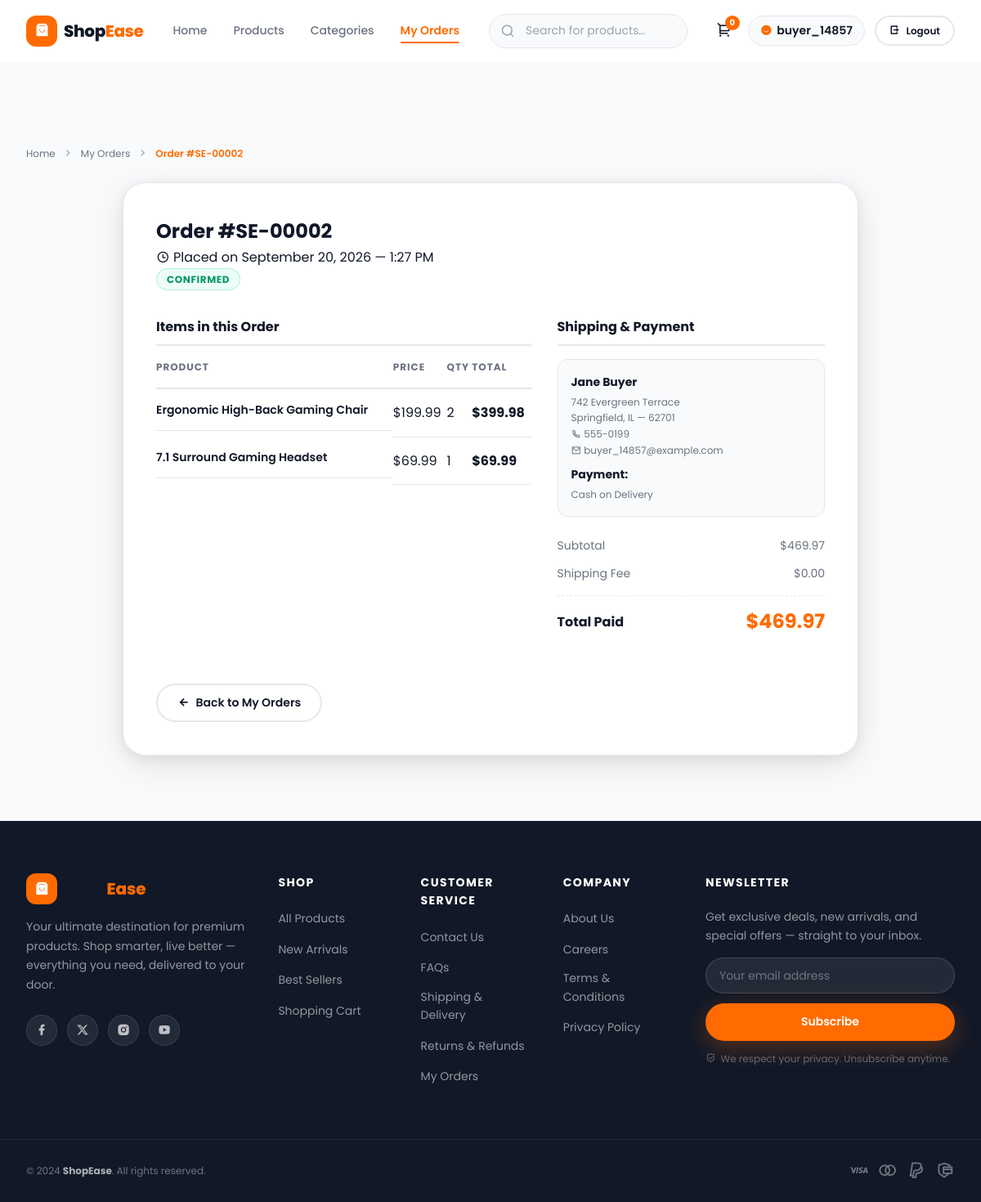
Page /my-orders/2/ (signed in) on the committed database.
### store/models.py (models this page shows, shortened)
class Order(models.Model):
    user = models.ForeignKey(User, on_delete=models.CASCADE, related_name='orders')
    full_name = models.CharField(max_length=150)
    email = models.EmailField()
    phone = models.CharField(max_length=20)
    address = models.TextField()
    city = models.CharField(max_length=100)
    state = models.CharField(max_length=100)
    pincode = models.CharField(max_length=20)
    total_amount = models.DecimalField(max_digits=10, decimal_places=2)
    shipping_fee = models.DecimalField(max_digits=10, decimal_places=2, default=0.00)
    payment_method = models.CharField(max_length=50, default='Cash on Delivery')
    status = models.CharField(max_length=20, choices=ORDER_STATUS_CHOICES, default='Confirmed')
    created_at = models.DateTimeField(auto_now_add=True)
    class Meta:
        ordering = ['-created_at']
    @property
    def subtotal(self):
        return self.total_amount - self.shipping_fee

class OrderItem(models.Model):
    order = models.ForeignKey(Order, on_delete=models.CASCADE, related_name='items')
    product = models.ForeignKey(Product, on_delete=models.SET_NULL, null=True, blank=True)
    product_name = models.CharField(max_length=200)
    price = models.DecimalField(max_digits=10, decimal_places=2)
    quantity = models.PositiveIntegerField(default=1)
    @property
    def get_total(self):
        return self.price * self.quantity

### store/views.py (the view)
# urls.py: path('my-orders/<int:order_id>/', views.order_detail, name='order_detail'),
@login_required(login_url='login')
def order_detail(request, order_id):
    order = get_object_or_404(Order, id=order_id, user=request.user)
    context = {
        'page_title': f'Order #{order.id} Details – ShopEase',
        'order': order,
    }
    return render(request, 'store/order_detail.html', context)

### store/cart.py (called while the page is built, shortened)
def get_cart(request):
    cart = request.session.get(CART_SESSION_ID)
    if not cart:
        cart = request.session[CART_SESSION_ID] = {}
    return cart

def get_cart_details(request):
    cart = get_cart(request)
    items = []
    subtotal = Decimal('0.00')
    total_count = 0
    shipping_fee = Decimal('0.00') if (subtotal >= Decimal('49.00') or subtotal == Decimal('0.00')) else Decimal('4.99')
    grand_total = subtotal + shipping_fee
    return {
        'items': items,
        'subtotal': subtotal,
        'shipping_fee': shipping_fee,
        'grand_total': grand_total,
        'total_count': total_count,
        'free_shipping_eligible': subtotal >= Decimal('49.00'),
        'away_from_free_shipping': max(Decimal('0.00'), Decimal('49.00') - subtotal),
    }

### store/context_processors.py (called while the page is built)
def cart_context(request):
    try:
        cart_info = get_cart_details(request)
        return {
            'cart_count': cart_info['total_count'],
            'cart_grand_total': cart_info['grand_total'],
        }
    except Exception:
        return {
            'cart_count': 0,
            'cart_grand_total': 0,
        }

### templates/store/order_detail.html (shortened to what this page needs)
{% extends 'base.html' %}
{% load static %}
{% block content %}
<section class="order-detail-section section">
    <div class="container">
        <nav class="breadcrumbs" aria-label="Breadcrumb" style="margin-bottom: var(--space-6);">
            <a href="{% url 'home' %}" class="breadcrumb-item">Home</a>
            <span class="breadcrumb-separator"><i class="ri-arrow-right-s-line"></i></span>
            <a href="{% url 'my_orders' %}" class="breadcrumb-item">My Orders</a>
            <span class="breadcrumb-separator"><i class="ri-arrow-right-s-line"></i></span>
            <span class="breadcrumb-item active">Order #SE-{{ order.id|stringformat:"05d" }}</span>
        </nav>
        <div class="order-detail-card reveal-fade-up">
            <div class="order-header-row">
                <div>
                    <h1 class="order-title">Order #SE-{{ order.id|stringformat:"05d" }}</h1>
                    <p class="order-sub"><i class="ri-time-line"></i> Placed on {{ order.created_at|date:"F j, Y — g:i A" }}</p>
                </div>
                <div class="status-badge status-badge--{{ order.status|lower }}">
                    {{ order.status }}
                </div>
            </div>
            <div class="order-details-grid" style="margin-top: var(--space-8);">
                <div class="order-items-col">
                    <h3 class="col-title">Items in this Order</h3>
                    <table class="cart-table cart-table--simple">
                        <thead>
                            <tr>
                                <th>Product</th>
                                <th>Price</th>
                                <th>Qty</th>
                                <th>Total</th>
                            </tr>
                        </thead>
                        <tbody>
                            {% for item in order.items.all %}
                                <tr>
                                    <td class="cart-item-product">
                                        <div class="cart-item-meta">
                                            {% if item.product %}
                                                <a href="{% url 'product_detail' item.product.id %}" class="cart-item-title">{{ item.product_name }}</a>
                                            {% else %}
                                                <span class="cart-item-title">{{ item.product_name }}</span>
                                            {% endif %}
                                        </div>
                                    </td>
                                    <td>${{ item.price }}</td>
                                    <td>{{ item.quantity }}</td>
                                    <td style="font-weight: 700; color: var(--color-navy);">${{ item.get_total|floatformat:2 }}</td>
                                </tr>
                            {% endfor %}
                        </tbody>
                    </table>
                </div>
                <div class="order-shipping-col">
                    <h3 class="col-title">Shipping &amp; Payment</h3>
                    <div class="address-box">
                        <strong>{{ order.full_name }}</strong>
                        <p>{{ order.address }}</p>
                        <p>{{ order.city }}, {{ order.state }} — {{ order.pincode }}</p>
                        <p><i class="ri-phone-line"></i> {{ order.phone }}</p>
                        <p><i class="ri-mail-line"></i> {{ order.email }}</p>
                        <p style="margin-top: 8px;"><strong>Payment:</strong> {{ order.payment_method }}</p>
                    </div>
                    <div class="order-total-summary">
                        <div class="summary-line">
                            <span>Subtotal</span>
                            <span>${{ order.subtotal|floatformat:2 }}</span>
                        </div>
                        <div class="summary-line">
                            <span>Shipping Fee</span>
                            <span>${{ order.shipping_fee|floatformat:2 }}</span>
                        </div>
                        <div class="summary-line summary-line--total">
                            <span>Total Paid</span>
                            <span class="total-price">${{ order.total_amount|floatformat:2 }}</span>
                        </div>
                    </div>
                </div>
            </div>
            <div class="order-detail-footer-actions">
                <a href="{% url 'my_orders' %}" class="btn btn--ghost">
                    <i class="ri-arrow-left-line"></i> Back to My Orders
                </a>
            </div>
        </div>
    </div>
</section>
{% endblock %}

### templates/base.html (shortened to what this page needs)
{% load static %}
<!DOCTYPE html>
<html lang="en">
<head>
    <link href="https://cdn.jsdelivr.net/npm/remixicon@4.2.0/fonts/remixicon.css" rel="stylesheet">
    <link rel="stylesheet" href="{% static 'css/style.css' %}">
</head>
<body>
    <header class="navbar" id="navbar" role="banner">
        <div class="navbar__inner container">
            <a href="{% url 'home' %}" class="navbar__logo" aria-label="ShopEase Home">
                <span class="logo-icon"><i class="ri-shopping-bag-3-fill"></i></span>
                <span class="logo-text">Shop<span class="logo-accent">Ease</span></span>
            </a>
            <nav class="navbar__links" aria-label="Main Navigation">
                <a href="{% url 'home' %}" class="nav-link {% if request.resolver_match.url_name == 'home' %}active{% endif %}" id="nav-home">Home</a>
                <a href="{% url 'products' %}" class="nav-link {% if request.resolver_match.url_name == 'products' or request.resolver_match.url_name == 'product_detail' %}active{% endif %}" id="nav-products">Products</a>
                <a href="{% url 'home' %}#categories" class="nav-link" id="nav-categories">Categories</a>
                {% if user.is_authenticated %}
                    <a href="{% url 'my_orders' %}" class="nav-link {% if request.resolver_match.url_name == 'my_orders' or request.resolver_match.url_name == 'order_detail' %}active{% endif %}" id="nav-orders">My Orders</a>
                {% endif %}
            </nav>
            <form action="{% url 'products' %}" method="GET" class="navbar__search" role="search">
                <input type="search" name="q" value="{{ search_query|default:'' }}" id="search-input" class="search-input" placeholder="Search for products…" aria-label="Search products">
            </form>
            <div class="navbar__actions">
                <a href="{% url 'cart_detail' %}" class="btn-icon cart-btn" id="cart-btn" aria-label="Shopping cart, {{ cart_count|default:0 }} items">
                    <i class="ri-shopping-cart-2-line"></i>
                    <span class="cart-badge" id="cart-badge" aria-live="polite">{{ cart_count|default:0 }}</span>
                </a>
                {% if user.is_authenticated %}
                    <div class="user-menu">
                        <span class="user-greeting" title="{{ user.username }}"><i class="ri-user-smile-fill"></i> {{ user.username }}</span>
                        <a href="{% url 'logout' %}" class="btn btn--ghost btn--sm" id="logout-btn"><i class="ri-logout-box-r-line"></i> Logout</a>
                    </div>
                {% else %}
                    <a href="{% url 'login' %}" class="btn btn--ghost" id="login-btn">Login</a>
                    <a href="{% url 'register' %}" class="btn btn--primary" id="register-btn">Register</a>
                {% endif %}
            </div>
        </div>
    </header>
    <main id="main-content">
        {% block content %}{% endblock %}
    </main>
    <footer class="footer" id="about">
        <div class="footer__top container">
            <div class="footer__col footer__brand">
                <a href="{% url 'home' %}" class="footer__logo" aria-label="ShopEase">
                    <span class="logo-icon"><i class="ri-shopping-bag-3-fill"></i></span>
                    <span class="logo-text">Shop<span class="logo-accent">Ease</span></span>
                </a>
                <p class="footer__desc">Your ultimate destination for premium products. Shop smarter, live better — everything you need, delivered to your door.</p>
                <div class="footer__social">
                    <a href="#" class="social-link" aria-label="Facebook"><i class="ri-facebook-fill"></i></a>
                    <a href="#" class="social-link" aria-label="Twitter"><i class="ri-twitter-x-fill"></i></a>
                    <a href="#" class="social-link" aria-label="Instagram"><i class="ri-instagram-fill"></i></a>
                    <a href="#" class="social-link" aria-label="YouTube"><i class="ri-youtube-fill"></i></a>
                </div>
            </div>
            <div class="footer__col">
                <h4 class="footer__heading">Shop</h4>
                <ul class="footer__list">
                    <li><a href="{% url 'products' %}" class="footer__link">All Products</a></li>
                    <li><a href="{% url 'products' %}?sort=newest" class="footer__link">New Arrivals</a></li>
                    <li><a href="{% url 'products' %}?sort=rating" class="footer__link">Best Sellers</a></li>
                    <li><a href="{% url 'cart_detail' %}" class="footer__link">Shopping Cart</a></li>
                </ul>
            </div>
            <div class="footer__col">
                <h4 class="footer__heading">Customer Service</h4>
                <ul class="footer__list">
                    <li><a href="#" class="footer__link">Contact Us</a></li>
                    <li><a href="#" class="footer__link">FAQs</a></li>
                    <li><a href="#" class="footer__link">Shipping &amp; Delivery</a></li>
                    <li><a href="#" class="footer__link">Returns &amp; Refunds</a></li>
                    {% if user.is_authenticated %}
                        <li><a href="{% url 'my_orders' %}" class="footer__link">My Orders</a></li>
                    {% endif %}
                </ul>
            </div>
            <div class="footer__col">
                <h4 class="footer__heading">Company</h4>
                <ul class="footer__list">
                    <li><a href="#" class="footer__link">About Us</a></li>
                    <li><a href="#" class="footer__link">Careers</a></li>
                    <li><a href="#" class="footer__link">Terms &amp; Conditions</a></li>
                    <li><a href="#" class="footer__link">Privacy Policy</a></li>
                </ul>
            </div>
            <div class="footer__col footer__newsletter">
                <h4 class="footer__heading">Newsletter</h4>
                <p class="footer__newsletter-text">Get exclusive deals, new arrivals, and special offers — straight to your inbox.</p>
                <form class="newsletter-form" id="newsletter-form" novalidate aria-label="Newsletter signup">
                    <input type="email" class="newsletter-input" id="newsletter-email" placeholder="Your email address" aria-label="Email address" required>
                    <button type="submit" class="btn btn--primary newsletter-btn" id="newsletter-submit">Subscribe</button>
                </form>
                <p class="footer__newsletter-note"><i class="ri-shield-check-line"></i> We respect your privacy. Unsubscribe anytime.</p>
            </div>
        </div>
        <div class="footer__bottom">
            <div class="container footer__bottom-inner">
                <p class="footer__copy">&copy; 2024 <strong>ShopEase</strong>. All rights reserved.</p>
                <div class="footer__payment">
                    <span class="payment-icon" title="Visa"><i class="ri-visa-line"></i></span>
                    <span class="payment-icon" title="Mastercard"><i class="ri-mastercard-line"></i></span>
                    <span class="payment-icon" title="PayPal"><i class="ri-paypal-line"></i></span>
                    <span class="payment-icon" title="Secure Payment"><i class="ri-secure-payment-line"></i></span>
                </div>
            </div>
        </div>
    </footer>
</body>
</html>

### rows in the picture
Order: id "00002", created_at "September 20, 2026 — 1:27 PM", status "CONFIRMED", full_name "Jane Buyer", address "742 Evergreen Terrace", city "Springfield", state "IL", pincode "62701", phone "555-0199", email "buyer_14857@example.com", payment_method "Cash on Delivery", subtotal "469.97", shipping_fee "0.00", total_amount "469.97"
OrderItem: product_name "Ergonomic High-Back Gaming Chair", price "199.99", quantity "2", get_total "399.98"
OrderItem: product_name "7.1 Surround Gaming Headset", price "69.99", quantity "1", get_total "69.99"

### other values in the picture
{{ cart_count|default:0 }} "0"
{{ user.username }} "buyer_14857"
